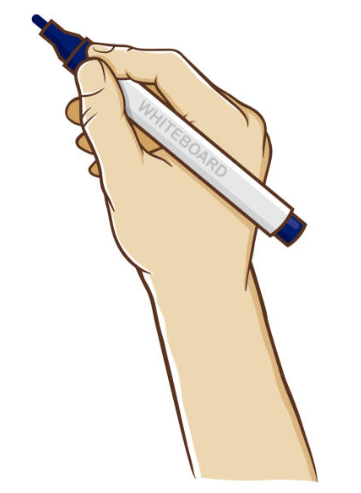
#> input picture whiteboard/assets/drawing-hand.png, 361 x 493 px
$ python cli.py assets/drawing-hand.png
#> lines starting #> are read from the running program, lines starting #| are printed output that depends on the picture; after the words box and inside, x2 and y2 are one past the last pixel; in counts of white or black regions, pixels touching at a corner belong together
### whiteboard/engine.py
import os

import cv2
import numpy as np
import math

def euc_dist(arr1, point):
    """
    Calculates the Euclidean distance between a set of points and a reference point.
    """
    square_sub = (arr1 - point) ** 2
    return np.sqrt(np.sum(square_sub, axis=1))

# [17 lines left out: function preprocess_image, not called in this run]

def preprocess_hand_image(hand_path, hand_mask_path):
    """
    Prepares the 'drawing hand' asset by cropping it to its visible area
    and preparing foreground/background masks for blending.
    """
#> called with hand_path = 'whiteboard/assets/drawing-hand.png', hand_mask_path = 'whiteboard/assets/hand-mask.png'
    hand = cv2.imread(hand_path)
#> hand is the input picture: shape (493, 361, 3); mean B, G, R 223, 233.3, 240.6
    hand_mask = cv2.imread(hand_mask_path, cv2.IMREAD_GRAYSCALE)
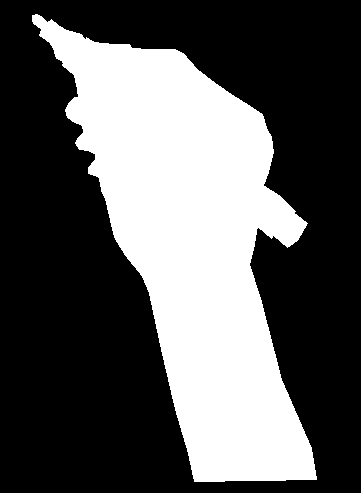
#> input picture whiteboard/assets/hand-mask.png, 361 x 493 px
#> hand_mask: shape (493, 361); 35.2% white; 1 white region, box (x1, y1, x2, y2) and area: (32, 14, 317, 482) 62617
    if hand is None or hand_mask is None:
        return None, None, None, None, None

    # Get extreme coordinates to crop hand to its mask size (removes unused empty space)
    indices = np.where(hand_mask == 255)
#> indices = 62617 positions, rows 14 to 481, columns 32 to 316
    x, y = indices[1], indices[0]
    top_left = (np.min(x), np.min(y))
#> top_left = (32, 14)
    bottom_right = (np.max(x), np.max(y))
#> bottom_right = (316, 481)

    hand = hand[top_left[1] : bottom_right[1], top_left[0] : bottom_right[0]]
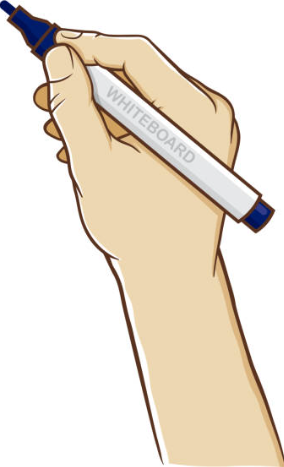
#> hand: shape (467, 284, 3); mean B, G, R 212.1, 225.9, 235.7
    hand_mask = hand_mask[top_left[1] : bottom_right[1], top_left[0] : bottom_right[0]]
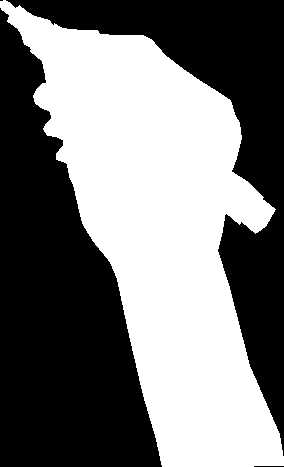
#> hand_mask: shape (467, 284); 47.2% white; 1 white region, box (x1, y1, x2, y2) and area: (0, 0, 284, 467) 62582
    hand_mask_inv = 255.0 - hand_mask

    # Normalize masks to [0.0, 1.0] for multiplicative blending
    hand_mask = hand_mask / 255.0
    hand_mask_inv = hand_mask_inv / 255.0

    # Ensure hand background is blacked out
    hand_bg_ind = np.where(hand_mask == 0)
#> hand_bg_ind = 70046 positions, rows 0 to 466, columns 0 to 283
    hand[hand_bg_ind] = [0, 0, 0]
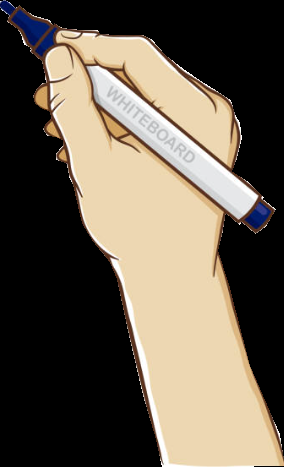
#> hand: shape (467, 284, 3); mean B, G, R 78.8, 92.4, 102

    hand_ht, hand_wd = hand.shape[0], hand.shape[1]
#> hand_ht = 467; hand_wd = 284
    return hand, hand_mask, hand_mask_inv, hand_ht, hand_wd

def draw_hand_on_img(drawing, hand, drawing_coord_x, drawing_coord_y, hand_mask_inv, hand_ht, hand_wd, img_ht, img_wd):
    """
    Blends the hand image onto the current frame at the specified coordinates.
    Handles boundaries to prevent cropping/overflow errors.
    """
    remaining_ht = img_ht - drawing_coord_y
    remaining_wd = img_wd - drawing_coord_x
    crop_hand_ht = min(hand_ht, remaining_ht)
    crop_hand_wd = min(hand_wd, remaining_wd)

    if crop_hand_ht <= 0 or crop_hand_wd <= 0:
        return drawing

    # Crop hand if it goes off the bottom/right edge
    hand_cropped = hand[:crop_hand_ht, :crop_hand_wd]
    hand_mask_inv_cropped = hand_mask_inv[:crop_hand_ht, :crop_hand_wd]

    # Perform blending: black out the background area then add the hand foreground
    for c in range(3):
        drawing[drawing_coord_y : drawing_coord_y + crop_hand_ht, drawing_coord_x : drawing_coord_x + crop_hand_wd, c] = (
            drawing[drawing_coord_y : drawing_coord_y + crop_hand_ht, drawing_coord_x : drawing_coord_x + crop_hand_wd, c] * hand_mask_inv_cropped
        )

    drawing[drawing_coord_y : drawing_coord_y + crop_hand_ht, drawing_coord_x : drawing_coord_x + crop_hand_wd] += hand_cropped
    return drawing

# [9 lines left out: function _is_letter_component, not called in this run]

def _is_text_line(component_ids, stats):
    """Several glyphs sharing a baseline, such as a word or a formula."""
    if len(component_ids) < 3:
        return False
    heights = np.array([int(stats[i][3]) for i in component_ids], dtype=float)
    bottoms = np.array([int(stats[i][1]) + int(stats[i][3]) for i in component_ids], dtype=float)
    median_height = float(np.median(heights))
    body = heights >= median_height * 0.75
    if int(body.sum()) < 3:
        return False
    baseline = float(np.median(bottoms[body]))
    aligned = np.abs(bottoms[body] - baseline) <= max(8.0, 0.45 * median_height)
    return int(aligned.sum()) >= 3

def _find_text_lines(ink_mask, img_ht):
    """
    Group letter-like ink into reading-order lines.
    Returns (lines, text_ids, labels). Each line is a list of component ids
    sorted left to right. Stroke-like ink is left out of text_ids.
    """
    count, labels, stats, _centroids = cv2.connectedComponentsWithStats(ink_mask, connectivity=8)
    max_side = max(24, int(0.12 * img_ht))
    candidates = []
    for index in range(1, count):
        _x, _y, width, height, area = [int(v) for v in stats[index]]
        if area < 25 or max(width, height) > max_side or min(width, height) < 2:
            continue
        if area / float(width * height) < 0.18:
            continue
        candidates.append(index)
    if not candidates:
        return [], [], labels

    def center_y(index):
        top, height = int(stats[index][1]), int(stats[index][3])
        return top + height / 2.0

    median_height = float(np.median([int(stats[i][3]) for i in candidates]))
    # Anchor each band to its first glyph so a chain of marks cannot walk
    # down the page and swallow the next line. The gap is wide enough to
    # keep superscripts with the formula they belong to.
    band_gap = max(1.4 * median_height, 0.07 * img_ht)
    # Handwritten lines slope, and superscripts sit above the baseline.
    # Keep a glyph in the band when it is still close to that band's first
    # glyph. The anchor does not move, so lines cannot chain down the page.
    span_limit = max(band_gap, 0.08 * img_ht)
    word_gap = 4.5 * median_height
    ordered = sorted(candidates, key=center_y)
    bands = [[ordered[0]]]
    for index in ordered[1:]:
        anchor = center_y(bands[-1][0])
        if center_y(index) - anchor > span_limit:
            bands.append([index])
        else:
            bands[-1].append(index)

    groups = []
    for band in bands:
        band.sort(key=lambda index: int(stats[index][0]))
        current = [band[0]]
        for index in band[1:]:
            previous = current[-1]
            prev_right = int(stats[previous][0]) + int(stats[previous][2])
            gap = int(stats[index][0]) - prev_right
            if gap > word_gap:
                groups.append(current)
                current = [index]
            else:
                current.append(index)
        groups.append(current)

    lines = []
    singles = []
    for component_ids in groups:
        if _is_text_line(component_ids, stats):
            lines.append(component_ids)
        elif len(component_ids) == 1 and _is_letter_component(stats[component_ids[0]], img_ht):
            singles.append(component_ids[0])

    # Superscripts sit just above a formula line. Keep them with that line
    # so they are written after the letter they belong to, not as a separate row.
    unattached = []
    for single in singles:
        sx, sy, sw, sh, _area = [int(v) for v in stats[single]]
        single_bottom = sy + sh
        attached_to = None
        for line in lines:
            line_top = min(int(stats[i][1]) for i in line)
            # Only a superscript sitting just above this line. A label farther
            # up the page must stay on its own line.
            gap_y = line_top - single_bottom
            if not (-0.25 * sh <= gap_y <= max(12, 0.9 * sh)):
                continue
            for member in line:
                mx, _my, mw, _mh, _area = [int(v) for v in stats[member]]
                gap = max(0, max(sx, mx) - min(sx + sw, mx + mw))
                if gap <= sw:
                    attached_to = line
                    break
            if attached_to is not None:
                break
        if attached_to is not None:
            attached_to.append(single)
        else:
            unattached.append([single])
    lines.extend(unattached)

    for line in lines:
        line.sort(key=lambda index: (int(stats[index][0]), int(stats[index][1])))
    lines.sort(key=lambda line: (
        min(int(stats[index][1]) for index in line),
        min(int(stats[index][0]) for index in line),
    ))
    text_ids = [index for line in lines for index in line]
    return lines, text_ids, labels

# [38 lines left out: functions _glyph_mask, _write_glyph, not called in this run]

def _write_text_lines(
    lines, labels, gray, drawn_frame, img_orig, video_object,
    hand, hand_mask_inv, hand_ht, hand_wd, img_ht, img_wd
):
    for line in lines:
        for component_id in line:
            glyph = _glyph_mask(labels, component_id, gray)
            _write_glyph(
                drawn_frame, img_orig, glyph, video_object, hand, hand_mask_inv,
                hand_ht, hand_wd, img_ht, img_wd
            )

def draw_masked_object(
    drawn_frame, img_thresh, img_orig, video_object, hand, hand_mask_inv, hand_ht, hand_wd,
    resize_ht, resize_wd, split_len, object_mask=None, skip_rate=5, black_pixel_threshold=10
):
    """
    Core animation logic: simulates drawing a specific part of the image (or the whole image).
    Strokes are visited in nearest-neighbor grid order. Text is detected separately and
    written left to right, one glyph at a time, in the original letter colors.
    """
    img_thresh_copy = img_thresh.copy()
    object_ind = None
    if object_mask is not None:
        # If a mask is provided, ignore pixels outside the mask
        object_mask_black_ind = np.where(object_mask == 0)
        object_ind = np.where(object_mask == 255)
        img_thresh_copy[object_mask_black_ind] = 255

    ink_mask = ((img_thresh_copy < black_pixel_threshold).astype(np.uint8)) * 255
    text_lines, text_ids, labels = _find_text_lines(ink_mask, resize_ht)
    if text_ids:
        img_thresh_copy[np.isin(labels, text_ids)] = 255
    gray = cv2.cvtColor(img_orig, cv2.COLOR_BGR2GRAY)
    hand_args = (hand, hand_mask_inv, hand_ht, hand_wd, resize_ht, resize_wd)

    stroke_rows = np.where(img_thresh_copy < black_pixel_threshold)[0]
    stroke_top = int(stroke_rows.min()) if len(stroke_rows) else resize_ht
    text_before = []
    text_after = []
    for line in text_lines:
        line_bottom = max(int(np.where(labels == index)[0].max()) for index in line)
        if line_bottom < stroke_top - 4:
            text_before.append(line)
        else:
            text_after.append(line)

    _write_text_lines(
        text_before, labels, gray, drawn_frame, img_orig, video_object, *hand_args
    )

    n_cuts_vertical = int(math.ceil(resize_ht / split_len))
    n_cuts_horizontal = int(math.ceil(resize_wd / split_len))

    # Padding to ensure the image fits the grid exactly
    pad_h = n_cuts_vertical * split_len - resize_ht
    pad_w = n_cuts_horizontal * split_len - resize_wd
    if pad_h > 0 or pad_w > 0:
        img_thresh_copy = cv2.copyMakeBorder(img_thresh_copy, 0, pad_h, 0, pad_w, cv2.BORDER_CONSTANT, value=255)

    # Split image into a grid of small blocks
    grid_of_cuts = np.array(np.split(img_thresh_copy, n_cuts_horizontal, axis=-1))
    grid_of_cuts = np.array(np.split(grid_of_cuts, n_cuts_vertical, axis=-2))

    # Find which grid blocks contain 'ink' pixels
    cut_having_black = (grid_of_cuts < black_pixel_threshold) * 1
    cut_having_black = np.sum(np.sum(cut_having_black, axis=-1), axis=-1)
    cut_black_indices = np.array(np.where(cut_having_black > 0)).T

    selected_ind = 0
    counter = 0
    while len(cut_black_indices) > 0:
        # Get coordinates of the current grid block
        selected_ind_val = cut_black_indices[selected_ind].copy()
        range_v_start = selected_ind_val[0] * split_len
        range_v_end = range_v_start + split_len
        range_h_start = selected_ind_val[1] * split_len
        range_h_end = range_h_start + split_len

        # Map back to original image size (clipping padding)
        v_s, v_e = range_v_start, min(range_v_end, resize_ht)
        h_s, h_e = range_h_start, min(range_h_end, resize_wd)

        if v_s < resize_ht and h_s < resize_wd:
            # Transfer the ink to the 'drawn_frame'
            block = grid_of_cuts[selected_ind_val[0]][selected_ind_val[1]][:v_e-v_s, :h_e-h_s]
            if object_mask is not None:
                # Only update pixels that belong to this object's mask (255)
                # This prevents the background pass from overwriting already colored objects
                m_slice = object_mask[v_s:v_e, h_s:h_e] == 255
                for c in range(3):
                   drawn_frame[v_s:v_e, h_s:h_e, c][m_slice] = block[m_slice]
            else:
                for c in range(3):
                    drawn_frame[v_s:v_e, h_s:h_e, c] = block

        # Position for the drawing hand
        hand_coord_x = h_s + int((h_e - h_s) / 2)
        hand_coord_y = v_s + int((v_e - v_s) / 2)

        # Remove the block we just finished drawing
        cut_black_indices = np.delete(cut_black_indices, selected_ind, axis=0)

        # Select the NEXT block to draw based on proximity (nearest neighbor)
        if len(cut_black_indices) > 0:
            euc_arr = euc_dist(cut_black_indices, selected_ind_val)
            selected_ind = np.argmin(euc_arr)

        counter += 1
        # Periodically write a frame to the video to create the animation effect
        if counter % skip_rate == 0:
            frame_to_write = draw_hand_on_img(
                drawn_frame.copy(), hand, hand_coord_x, hand_coord_y, hand_mask_inv,
                hand_ht, hand_wd, resize_ht, resize_wd
            )
            video_object.write(frame_to_write)

    _write_text_lines(
        text_after, labels, gray, drawn_frame, img_orig, video_object, *hand_args
    )

    # After the animation pass, fill the area with the full-color original pixels
    if object_mask is not None:
        drawn_frame[object_ind] = img_orig[object_ind]
    else:
        drawn_frame[:] = img_orig[:]


def _load_bgr(path):
    image = cv2.imread(path)
    if image is None:
        raise FileNotFoundError(f"Could not read image: {path}")
    return image


def _fit_size(image, width, height):
    source_h, source_w = image.shape[:2]
    if width is None and height is None:
        return source_w, source_h
    if width is None:
        width = max(1, int(round(source_w * (height / source_h))))
    elif height is None:
        height = max(1, int(round(source_h * (width / source_w))))
    return width, height


def _threshold(image):
    gray = cv2.cvtColor(image, cv2.COLOR_BGR2GRAY)
    return cv2.adaptiveThreshold(
        gray, 255, cv2.ADAPTIVE_THRESH_GAUSSIAN_C, cv2.THRESH_BINARY, 15, 10
    )


# [12 lines left out: function _new_ink_mask, not called in this run]


def animate(
    image_paths,
    output_path,
    frame_rate=25,
    width=None,
    height=None,
    split_len=10,
    skip_rate=7,
    end_seconds=1,
):
    """
    Render a whiteboard video.

    One image is drawn in a single pass. Several images are treated as
    cumulative steps: each frame already contains the previous drawing, and
    only the new ink is animated.
    """
    if not image_paths:
        raise ValueError("At least one image is required.")

    assets_dir = os.path.join(os.path.dirname(os.path.abspath(__file__)), "assets")
    hand, _hand_mask, hand_mask_inv, hand_ht, hand_wd = preprocess_hand_image(
        os.path.join(assets_dir, "drawing-hand.png"),
        os.path.join(assets_dir, "hand-mask.png"),
    )
    if hand is None:
        raise FileNotFoundError(f"Hand assets not found in {assets_dir}")

    frames = [_load_bgr(path) for path in image_paths]
#> frames = 1 item
    width, height = _fit_size(frames[0], width, height)
#> width = 361; height = 493
    frames = [
        frame if frame.shape[1] == width and frame.shape[0] == height else cv2.resize(frame, (width, height))
        for frame in frames
    ]

    output_path = os.path.abspath(output_path)
    parent = os.path.dirname(output_path)
    if parent:
        os.makedirs(parent, exist_ok=True)

    writer = cv2.VideoWriter(
        output_path,
        cv2.VideoWriter_fourcc(*"mp4v"),
        frame_rate,
        (width, height),
    )
    if not writer.isOpened():
        raise RuntimeError(f"Could not open a video writer for {output_path}")

    canvas = np.full((height, width, 3), 255, dtype=np.uint8)
#> canvas: shape (493, 361, 3); every value is 255
    previous = None
    multiple = len(frames) > 1
#> multiple = False
    for frame in frames:
        mask = _new_ink_mask(previous, frame) if multiple else None
        if mask is not None and not np.any(mask):
            previous = frame
            continue
        draw_masked_object(
            canvas, _threshold(frame), frame, writer,
            hand, hand_mask_inv, hand_ht, hand_wd,
            height, width, split_len,
            object_mask=mask, skip_rate=skip_rate,
        )
        previous = frame
#> this loop made 1 pass
#> pass 1, in _threshold, `gray = cv2.cvtColor(image, cv2.COLOR_BGR2GRAY)`:
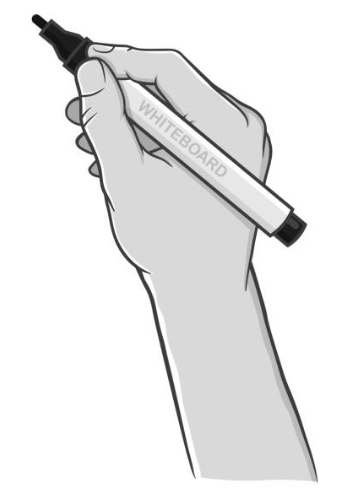
#> gray: shape (493, 361); min 12, max 255, mean 234.2
#> pass 1, in draw_masked_object, `img_thresh_copy = img_thresh.copy()`:
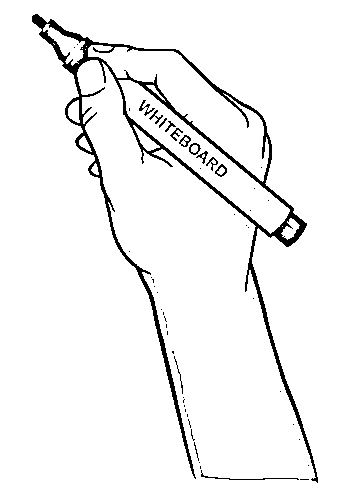
#> img_thresh_copy: shape (493, 361); 95.4% white; 51 black regions (37 under 20 px), largest, box (x1, y1, x2, y2) and area: (32, 14, 318, 483) 7370, (201, 470, 299, 480) 117, (139, 100, 155, 116) 71
#> pass 1, in _find_text_lines, `count, labels, stats, _centroids = cv2.connectedComponentsWithStats(in..`:
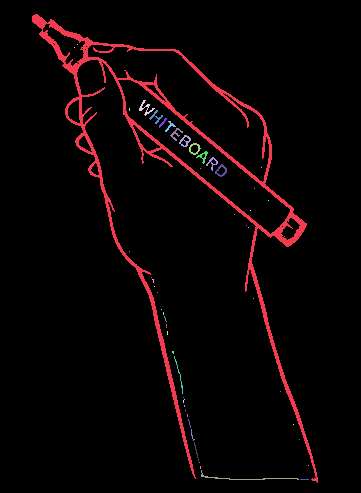
#> labels: shape (493, 361) int32; 52 distinct labels, from 0 to 51; one colour per label, 0 black

    for _ in range(int(frame_rate * end_seconds)):
        writer.write(frames[-1])
    writer.release()
    return output_path

### whiteboard/cli.py
"""Command-line interface for the whiteboard animator."""

import argparse
import os
import sys

from .engine import animate


def _positive_int(value):
    number = int(value)
    if number <= 0:
        raise argparse.ArgumentTypeError(f"expected a positive integer, got {value}")
    return number


def build_parser():
    parser = argparse.ArgumentParser(
        prog="whiteboard",
        description=(
            "Draw an image as a whiteboard animation. "
            "Pass one image, or several cumulative step images in order."
        ),
    )
    parser.add_argument(
        "image",
        nargs="?",
        help="Single input image (PNG or JPEG).",
    )
    parser.add_argument(
        "--steps",
        nargs="+",
        metavar="IMAGE",
        help=(
            "Cumulative step images, in draw order. "
            "Each image is the picture so far; only the new ink is animated."
        ),
    )
    parser.add_argument(
        "-o", "--output",
        default="whiteboard.mp4",
        help="Output MP4 path. Default: whiteboard.mp4",
    )
    parser.add_argument("--fps", type=_positive_int, default=25, help="Frames per second. Default: 25.")
    parser.add_argument("--width", type=_positive_int, help="Output width. Default: the first image's width.")
    parser.add_argument("--height", type=_positive_int, help="Output height. Default: the first image's height.")
    parser.add_argument(
        "--split-len",
        type=_positive_int,
        default=10,
        help="Grid size in pixels for stroke drawing. Default: 10.",
    )
    parser.add_argument(
        "--skip-rate",
        type=_positive_int,
        default=7,
        help="Write one frame every N stroke cells. Default: 7.",
    )
    parser.add_argument(
        "--end-seconds",
        type=_positive_int,
        default=1,
        help="Seconds to hold the finished image. Default: 1.",
    )
    return parser


def main(argv=None):
    args = build_parser().parse_args(argv)
    if args.steps and args.image:
        print("Pass either one image or --steps, not both.", file=sys.stderr)
        return 2
    images = args.steps if args.steps else ([args.image] if args.image else [])
    if not images:
        build_parser().print_help()
        return 2
    missing = [path for path in images if not os.path.isfile(path)]
    if missing:
        print("Image not found:\n  " + "\n  ".join(missing), file=sys.stderr)
        return 1
    try:
        output = animate(
            images,
            args.output,
            frame_rate=args.fps,
            width=args.width,
            height=args.height,
            split_len=args.split_len,
            skip_rate=args.skip_rate,
            end_seconds=args.end_seconds,
        )
    except (FileNotFoundError, RuntimeError, ValueError) as error:
        print(f"Error: {error}", file=sys.stderr)
        return 1
    print(output)
    return 0


if __name__ == "__main__":
    raise SystemExit(main())
#> (the program exits here)
